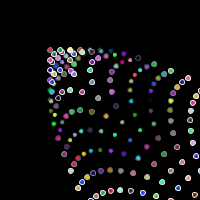
Frame 1 (no input)
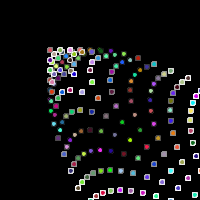
Frame 60 (the mouse pressed at the canvas centre just before this capture)
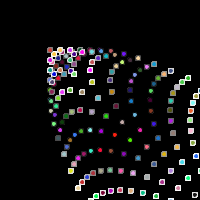
Frame 120 (the mouse held since frame 60 and released just before this capture)

The Processing sketch that drew these frames (run headless with seeded random() and noise(); from frame 60 on, the mouse is pressed at the canvas centre):

// Processing sketch: processing_13632
// ── processing_13632.pde

float y=100;
void setup() {
  size(200,200);
  background(0);
}
void draw() {
  noStroke();
  for(int y=0; y<200; y=y+10) {
   for(int x=0; x<200; x=x+10) {
     float a = dist(x,y,50,50);
     fill(random(255),random(255),random(255));
 stroke((sin(a*0.1)+1)*130);
 ellipse(x+a,y+a,5,5);
 
   }
  } 
}
